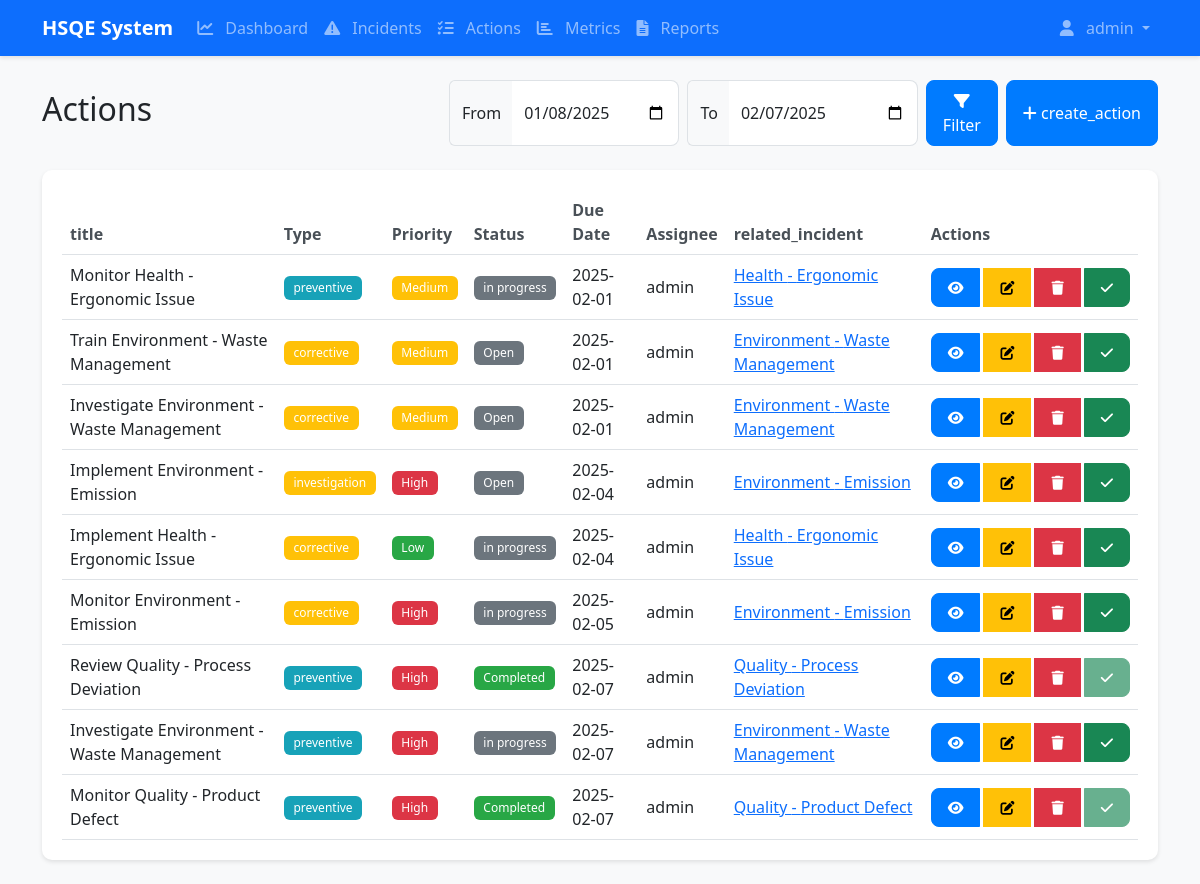
Screenshot of /actions (signed in) with the database file from the repository.
### app/models.py (models this page shows, shortened)
class User(UserMixin, db.Model):
    id = db.Column(db.Integer, primary_key=True)
    username = db.Column(db.String(64), unique=True, nullable=False)
    email = db.Column(db.String(120), unique=True, nullable=False)
    password_hash = db.Column(db.String(128))
    role = db.Column(db.String(20), default='incident_only')  # Changed default role
    language = db.Column(db.String(2), default='en')
    can_add_incidents = db.Column(db.Boolean, default=True)
    can_view_incidents = db.Column(db.Boolean, default=False)
    can_add_metrics = db.Column(db.Boolean, default=False)
    can_view_metrics = db.Column(db.Boolean, default=False)
    can_export = db.Column(db.Boolean, default=False)
    is_admin = db.Column(db.Boolean, default=False)

class Action(db.Model):
    id = db.Column(db.Integer, primary_key=True)
    title = db.Column(db.String(200))
    description = db.Column(db.Text)
    type = db.Column(db.String(50))
    priority = db.Column(db.String(20))
    status = db.Column(db.String(20), default='Open')
    date = db.Column(db.DateTime, default=datetime.utcnow)  # Creation date
    due_date = db.Column(db.DateTime)
    completion_date = db.Column(db.DateTime)
    incident_id = db.Column(db.Integer, db.ForeignKey('incident.id'))
    assignee_id = db.Column(db.Integer, db.ForeignKey('user.id'))
    assignee = db.relationship('User', backref='assigned_actions')

class Incident(db.Model):
    id = db.Column(db.Integer, primary_key=True)
    date = db.Column(db.DateTime, default=datetime.utcnow)
    category = db.Column(db.String(50))
    subcategory = db.Column(db.String(50))
    description = db.Column(db.Text)
    severity = db.Column(db.String(20))
    status = db.Column(db.String(20), default='Open')
    location = db.Column(db.String(100))
    immediate_actions = db.Column(db.Text)
    reporter_id = db.Column(db.Integer, db.ForeignKey('user.id'))
    reporter = db.relationship('User', backref='reported_incidents')
    actions = db.relationship('Action', backref='incident', lazy=True)

### app/main.py (the view, shortened to what this page needs)
@main.route('/actions', methods=['GET', 'POST'])
@login_required
def actions():
    now = datetime.now()
    default_from = datetime(now.year, now.month, 1)  # First day of current month
    default_to = now
    try:
        from_date = datetime.strptime(request.args.get('from_date', default_from.strftime('%Y-%m-%d')), '%Y-%m-%d')
        to_date = datetime.strptime(request.args.get('to_date', default_to.strftime('%Y-%m-%d')), '%Y-%m-%d') + timedelta(days=1)
    except (ValueError, TypeError):
        from_date = default_from
        to_date = default_to + timedelta(days=1)
    actions = Action.query.filter(
        Action.due_date >= from_date,
        Action.due_date < to_date
    ).order_by(Action.due_date.asc()).limit(20).all()
    incidents = Incident.query.all()
    users = User.query.all()
    return render_template('main/actions.html',
                         actions=actions,
                         incidents=incidents,
                         users=users,
                         now=now,
                         from_date=from_date,
                         to_date=to_date)

### app/main.py (called while the page is built)
@main.before_request
def before_request():
    g.get_text = lambda key: get_text(key, current_user.language if current_user.is_authenticated else 'en')

### app/translations.py (called while the page is built)
def get_text(key, lang='en'):
    return translations.get(lang, translations['en']).get(key, translations['en'].get(key, key))

### app/templates/main/actions.html (shortened to what this page needs)
{% extends "base.html" %}
{% block content %}
<div class="row mb-4">
    <div class="col-md-12">
        <div class="d-flex justify-content-between align-items-center">
            <h2>{{ get_text('actions', current_user.language) }}</h2>
            <div class="d-flex gap-2">
                <form class="d-flex gap-2" method="GET">
                    <div class="input-group">
                        <span class="input-group-text">{{ get_text('from', current_user.language) }}</span>
                        <input type="date" class="form-control" name="from_date" id="from_date"
                               value="{{ from_date.strftime('%Y-%m-%d') }}">
                    </div>
                    <div class="input-group">
                        <span class="input-group-text">{{ get_text('to', current_user.language) }}</span>
                        <input type="date" class="form-control" name="to_date" id="to_date"
                               value="{{ to_date.strftime('%Y-%m-%d') }}">
                    </div>
                    <button type="submit" class="btn btn-primary">
                        <i class="fas fa-filter"></i> {{ get_text('filter', current_user.language) }}
                    </button>
                </form>
                <button type="button" class="btn btn-primary" data-bs-toggle="modal" data-bs-target="#newActionModal">
                    <i class="fas fa-plus"></i> {{ get_text('create_action', current_user.language) }}
                </button>
            </div>
        </div>
    </div>
</div>
<div class="card shadow">
    <div class="card-body">
        <div class="table-responsive">
            <table class="table table-hover">
                <thead>
                    <tr>
                        <th>{{ get_text('title', current_user.language) }}</th>
                        <th>{{ get_text('type', current_user.language) }}</th>
                        <th>{{ get_text('priority', current_user.language) }}</th>
                        <th>{{ get_text('status', current_user.language) }}</th>
                        <th>{{ get_text('due_date', current_user.language) }}</th>
                        <th>{{ get_text('assignee', current_user.language) }}</th>
                        <th>{{ get_text('related_incident', current_user.language) }}</th>
                        <th>{{ get_text('actions', current_user.language) }}</th>
                    </tr>
                </thead>
                <tbody>
                    {% for action in actions %}
                    <tr>
                        <td>{{ action.title }}</td>
                        <td>
                            <span class="badge bg-{{ 'info' if action.type == 'Preventive' else 'warning' }}">
                                {{ get_text(action.type.lower(), current_user.language) }}
                            </span>
                        </td>
                        <td>
                            <span class="badge bg-{{ {
                                'High': 'danger',
                                'Medium': 'warning',
                                'Low': 'success'
                            }[action.priority] }}">
                                {{ get_text(action.priority.lower(), current_user.language) }}
                            </span>
                        </td>
                        <td>
                            <span class="badge bg-{{ 'success' if action.status == 'Completed' else 'secondary' }}">
                                {{ get_text(action.status.lower(), current_user.language) }}
                            </span>
                        </td>
                        <td>{{ action.due_date.strftime('%Y-%m-%d') }}</td>
                        <td>{{ action.assignee.username }}</td>
                        <td>
                            {% if action.incident %}
                            <a href="#" data-bs-toggle="modal"
                               data-bs-target="#viewIncidentModal{{ action.incident.id }}">
                                {{ get_text(action.incident.category.lower(), current_user.language) }} -
                                {{ action.incident.subcategory }}
                            </a>
                            {% else %}
                            N/A
                            {% endif %}
                        </td>
                        <td>
                            <div class="btn-group">
                                <button type="button" class="btn btn-sm btn-primary"
                                        data-bs-toggle="modal"
                                        data-bs-target="#viewActionModal{{ action.id }}"
                                        title="{{ get_text('view_details', current_user.language) }}">
                                    <i class="fas fa-eye"></i>
                                </button>
                                <button type="button" class="btn btn-sm btn-warning"
                                        data-bs-toggle="modal"
                                        data-bs-target="#editActionModal{{ action.id }}"
                                        title="{{ get_text('edit_action', current_user.language) }}">
                                    <i class="fas fa-edit"></i>
                                </button>
                                <button type="button" class="btn btn-sm btn-danger"
                                        data-bs-toggle="modal"
                                        data-bs-target="#deleteActionModal{{ action.id }}"
                                        title="{{ get_text('delete_action', current_user.language) }}">
                                    <i class="fas fa-trash"></i>
                                </button>
                                <button type="button" class="btn btn-sm btn-success"
                                        data-update-url="{{ url_for('main.update_action', id=action.id) }}"
                                        data-status="Completed"
                                        onclick="updateActionStatus(this)"
                                        {% if action.status == 'Completed' %}disabled{% endif %}
                                        title="{{ get_text('mark_as_completed', current_user.language) }}">
                                    <i class="fas fa-check"></i>
                                </button>
                            </div>
                        </td>
                    </tr>
                    {% endfor %}
                </tbody>
            </table>
        </div>
    </div>
</div>
{% endblock %}

### app/templates/base.html (shortened to what this page needs)
<!DOCTYPE html>
<html lang="{{ current_user.language if current_user.is_authenticated else 'en' }}">
<head>
    <link href="https://cdn.jsdelivr.net/npm/bootstrap@5.3.0/dist/css/bootstrap.min.css" rel="stylesheet">
    <link href="https://cdnjs.cloudflare.com/ajax/libs/font-awesome/6.0.0/css/all.min.css" rel="stylesheet">
    <link href="{{ url_for('static', filename='css/style.css') }}" rel="stylesheet">
</head>
<body>
    {% if current_user.is_authenticated %}
    <nav class="navbar navbar-expand-lg navbar-dark bg-primary">
        <div class="container">
            <a class="navbar-brand" href="{{ url_for('main.dashboard') }}">
                {{ get_text('hsqe_system', current_user.language) }}
            </a>
            <div class="collapse navbar-collapse" id="navbarNav">
                <ul class="navbar-nav me-auto">
                    <li class="nav-item">
                        <a class="nav-link" href="{{ url_for('main.dashboard') }}">
                            <i class="fas fa-chart-line"></i> {{ get_text('dashboard', current_user.language) }}
                        </a>
                    </li>
                    <li class="nav-item">
                        <a class="nav-link" href="{{ url_for('main.incidents') }}">
                            <i class="fas fa-exclamation-triangle"></i> {{ get_text('incidents', current_user.language) }}
                        </a>
                    </li>
                    <li class="nav-item">
                        <a class="nav-link" href="{{ url_for('main.actions') }}">
                            <i class="fas fa-tasks"></i> {{ get_text('actions', current_user.language) }}
                        </a>
                    </li>
                    <li class="nav-item">
                        <a class="nav-link" href="{{ url_for('main.metrics') }}">
                            <i class="fas fa-chart-bar"></i> {{ get_text('metrics', current_user.language) }}
                        </a>
                    </li>
                    <li class="nav-item">
                        <a class="nav-link" href="{{ url_for('main.reports') }}">
                            <i class="fas fa-file-alt"></i> {{ get_text('reports', current_user.language) }}
                        </a>
                    </li>
                </ul>
                <ul class="navbar-nav">
                    <li class="nav-item dropdown">
                        <a class="nav-link dropdown-toggle" href="#" id="userDropdown" role="button"
                           data-bs-toggle="dropdown">
                            <i class="fas fa-user"></i> {{ current_user.username }}
                        </a>
                    </li>
                </ul>
            </div>
        </div>
    </nav>
    {% endif %}
    <div class="container mt-4">
        {% block content %}{% endblock %}
    </div>
</body>
</html>

### app/static/css/style.css (style rules this page uses)
body { background-color: #f8f9fa; font-family: 'Segoe UI', Tahoma, Geneva, Verdana, sans-serif; }
.card { border: none; border-radius: 10px; box-shadow: 0 2px 4px rgba(0, 0, 0, 0.1); margin-bottom: 1.5rem; }
.card-body { padding: 1.25rem; }
.navbar { box-shadow: 0 2px 4px rgba(0, 0, 0, 0.1); }
.navbar-brand { font-weight: 600; }
.nav-link { padding: 0.5rem 1rem; font-weight: 500; }
.nav-link i { margin-right: 0.5rem; }
.form-control { border-radius: 8px; }
.input-group-text { background-color: #f8f9fa; border-right: none; }
.form-control { border-left: none; }
.btn { border-radius: 8px; padding: 0.5rem 1rem; font-weight: 500; }
.btn-primary { background-color: #007bff; border-color: #007bff; }
.btn-group { gap: 0.25rem; }
.badge { padding: 0.5em 0.8em; font-weight: 500; border-radius: 6px; }
.table { margin-bottom: 0; }
.table th { border-top: none; font-weight: 600; color: #495057; }
.table td { vertical-align: middle; }
.card-body { min-height: 300px; }
.bg-success { background-color: #28a745 !important; }
.bg-danger { background-color: #dc3545 !important; }
.bg-warning { background-color: #ffc107 !important; }
.bg-info { background-color: #17a2b8 !important; }
.shadow { box-shadow: 0 2px 4px rgba(0, 0, 0, 0.1) !important; }

### app/templates/main/actions.html (style rules this page uses)
.badge { padding: 0.5em 0.8em; }
.btn-group { gap: 0.25rem; }

### rows the page displays
User: language "HSQE System", language "Dashboard", language "Incidents", language "Actions", language "Metrics", language "Reports", username "admin", language "From", language "To", language "Filter", language "create_action", language "title", language "Type", language "Priority", language "Status", language "Due Date", language "Assignee", language "related_incident"
Action: title "Monitor Health - Ergonomic Issue", type.language "preventive", priority.language "Medium", status.language "in progress", due_date "2025-02-01", assignee.username "admin", incident.subcategory "Ergonomic Issue"
Incident: category.language "Health"
Action: title "Train Environment - Waste Management", type.language "corrective", priority.language "Medium", status.language "Open", due_date "2025-02-01", assignee.username "admin", incident.subcategory "Waste Management"
Incident: category.language "Environment"
Action: title "Investigate Environment - Waste Management", type.language "corrective", priority.language "Medium", status.language "Open", due_date "2025-02-01", assignee.username "admin", incident.subcategory "Waste Management"
Incident: category.language "Environment"
Action: title "Implement Environment - Emission", type.language "investigation", priority.language "High", status.language "Open", due_date "2025-02-04", assignee.username "admin", incident.subcategory "Emission"
Incident: category.language "Environment"
Action: title "Implement Health - Ergonomic Issue", type.language "corrective", priority.language "Low", status.language "in progress", due_date "2025-02-04", assignee.username "admin", incident.subcategory "Ergonomic Issue"
Action: title "Monitor Environment - Emission", type.language "corrective", priority.language "High", status.language "in progress", due_date "2025-02-05", assignee.username "admin", incident.subcategory "Emission"
Incident: category.language "Environment"
Action: title "Review Quality - Process Deviation", type.language "preventive", priority.language "High", status.language "Completed", due_date "2025-02-07", assignee.username "admin", incident.subcategory "Process Deviation"
Incident: category.language "Quality"
Action: title "Investigate Environment - Waste Management", type.language "preventive", priority.language "High", status.language "in progress", due_date "2025-02-07", assignee.username "admin", incident.subcategory "Waste Management"
Incident: category.language "Environment"
Action: title "Monitor Quality - Product Defect", type.language "preventive", priority.language "High", status.language "Completed", due_date "2025-02-07", assignee.username "admin", incident.subcategory "Product Defect"
Incident: category.language "Quality"
